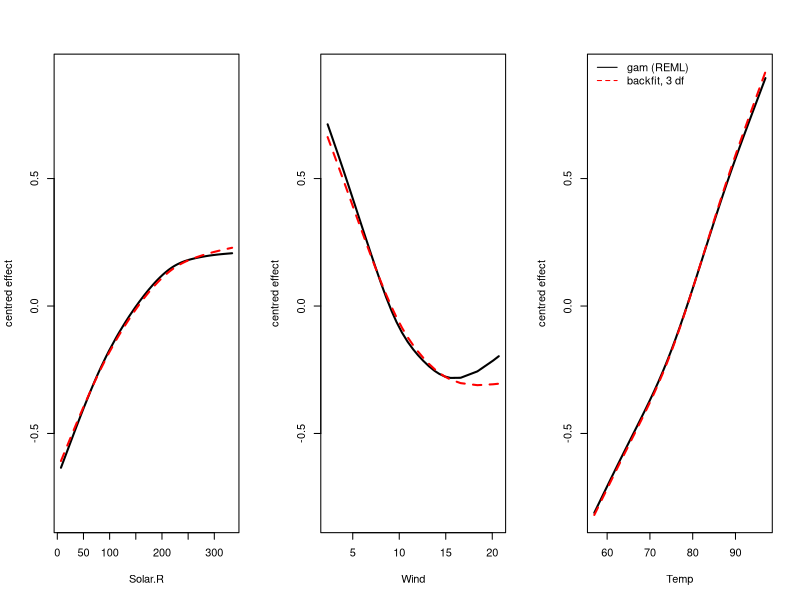

This chart was generated by the following R code:
#' ---
#' title: "Session 23 — Backfitting an additive model by hand"
#' subtitle: "Statistical Modelling (BAM), IE University"
#' author: "Prof. Dae-Jin Lee (daelee@faculty.ie.edu)"
#' date: "Spring 2027"
#' output: html_document
#' ---
#' 
## ----setup, include = FALSE---------------------------------------------------
knitr::opts_chunk$set(echo = TRUE, message = FALSE, warning = FALSE,
                      fig.width = 8, fig.height = 3.6)

#' 
#' ## 1. Data
#' 
## ----data---------------------------------------------------------------------
library(mgcv)
aq <- na.omit(airquality[, c("Ozone", "Solar.R", "Wind", "Temp")])
y  <- log(aq$Ozone)
xs <- aq[, c("Solar.R", "Wind", "Temp")]
n  <- length(y); p <- ncol(xs)

#' 
#' ## 2. Backfitting with smoothing splines (3 df each)
#' 
#' Model: $y_i = \beta_0 + \sum_j f_j(x_{ij}) + \varepsilon_i$ with
#' $\sum_i f_j(x_{ij}) = 0$. The intercept is $\hat\beta_0 = \bar y$ and is
#' kept in every partial residual. After each update the new $f_j$ is centred.
#' 
## ----backfit------------------------------------------------------------------
beta0 <- mean(y)
f <- matrix(0, n, p, dimnames = list(NULL, names(xs)))
for (it in 1:50) {
  f_old <- f
  for (j in 1:p) {
    r  <- y - beta0 - rowSums(f[, -j, drop = FALSE])   # partial residual
    sj <- smooth.spline(xs[[j]], r, df = 3)
    fj <- predict(sj, xs[[j]])$y
    f[, j] <- fj - mean(fj)                            # centring
  }
  if (max(abs(f - f_old)) < 1e-8) break
}
c(iterations = it, beta0 = beta0)
round(colMeans(f), 12)    # every component has mean zero

#' 
#' ## 3. Backfitting with the smoothers of an `mgcv` fit reproduces `gam()`
#' 
#' For fixed smoothing parameters, the penalized least-squares estimates solve
#' $f_j = A_j\,(y - \beta_0\mathbf 1 - \sum_{k\ne j} f_k)$ with
#' $A_j = X_j(X_j^\top X_j + \lambda_j S_j)^{-1}X_j^\top$.
#' Backfitting is Gauss–Seidel on these equations, so it must converge to the
#' `gam()` solution.
#' 
## ----exact--------------------------------------------------------------------
g  <- gam(log(Ozone) ~ s(Solar.R) + s(Wind) + s(Temp), data = aq, method = "REML")
X  <- model.matrix(g)
round(colSums(X)[2:4], 10)          # mgcv's constrained columns sum to zero
A  <- lapply(seq_along(g$smooth), function(j) {
  sm <- g$smooth[[j]]; ii <- sm$first.para:sm$last.para
  Xj <- X[, ii]
  Xj %*% solve(crossprod(Xj) + g$sp[j] * sm$S[[1]], t(Xj))
})
f2 <- matrix(0, n, p); b0 <- mean(y)
for (it in 1:500) {
  f_old <- f2
  for (j in 1:p) f2[, j] <- A[[j]] %*% (y - b0 - rowSums(f2[, -j, drop = FALSE]))
  if (max(abs(f2 - f_old)) < 1e-10) break
}
tm <- predict(g, type = "terms")
c(iterations = it, max_abs_diff = max(abs(f2 - tm)), intercept_diff = b0 - coef(g)[[1]])

#' 
#' ## 4. Compare the shapes
#' 
## ----plot---------------------------------------------------------------------
par(mfrow = c(1, 3))
for (j in 1:p) {
  o <- order(xs[[j]])
  plot(xs[[j]][o], tm[o, j], type = "l", lwd = 2, xlab = names(xs)[j],
       ylab = "centred effect", ylim = range(tm, f))
  lines(xs[[j]][o], f[o, j], col = "red", lty = 2, lwd = 2)
}
legend("topleft", c("gam (REML)", "backfit, 3 df"), col = c("black", "red"),
       lty = 1:2, bty = "n")

#' 
#' The smoothing-spline version uses a different amount of smoothing (3 df
#' per term), so the curves differ a little; the exact version agrees with
#' `gam()` to about $10^{-11}$.
